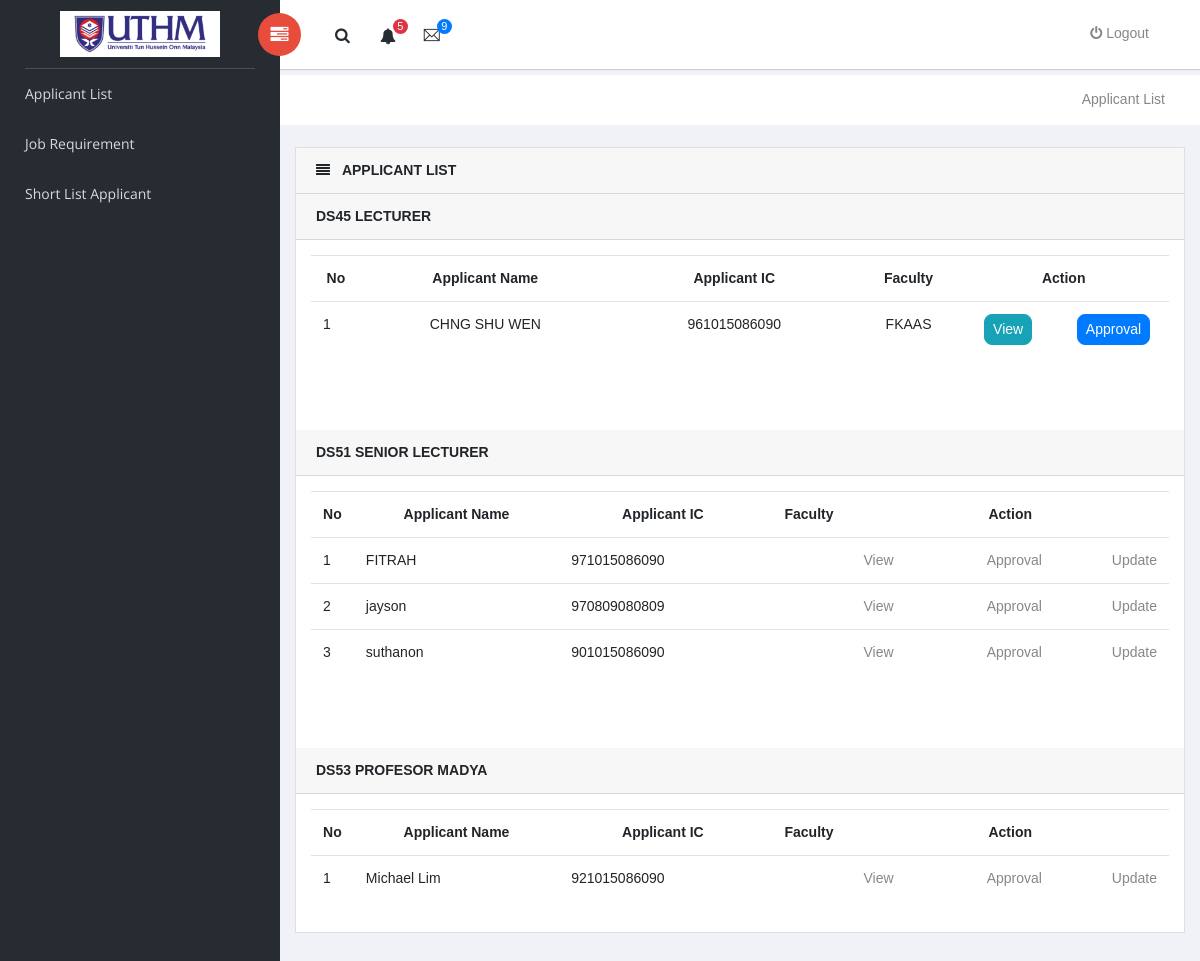
The page /dropdown/appList.php (signed in) on the database its author committed.
### tables this page shows
CREATE TABLE `position` (
  `Choose_Position_Id` int(2) NOT NULL,
  `user_Ic` char(13) NOT NULL,
  `faculty` varchar(50) NOT NULL,
  `app_post1` varchar(50) NOT NULL,
  `Position_checklist` int(2) NOT NULL DEFAULT '0',
  `Created_date` timestamp NOT NULL DEFAULT CURRENT_TIMESTAMP,
  `Modified_date` timestamp NOT NULL DEFAULT CURRENT_TIMESTAMP ON UPDATE CURRENT_TIMESTAMP
);

CREATE TABLE `applicant` (
  `Applicant_Id` int(2) NOT NULL,
  `user_Ic` char(13) NOT NULL,
  `Applicant_Name` varchar(50) NOT NULL,
  `Applicant_Add` varchar(100) NOT NULL,
  `Applicant_Email` varchar(50) NOT NULL,
  `Applicant_NoTel` int(11) NOT NULL,
  `Applicant_Age` int(2) NOT NULL,
  `Applicant_gender` varchar(10) NOT NULL,
  `Applicant_DOB` date NOT NULL,
  `Applicant_POB` varchar(50) NOT NULL,
  `Applicant_Citizen` varchar(50) NOT NULL,
  `Applicant_Religion` varchar(50) NOT NULL,
  `Applicant_Nation` varchar(50) NOT NULL,
  `Applicant_MaritalStatus` varchar(50) NOT NULL,
  `Applicant_Height` float NOT NULL,
  `Applicant_Weight` float NOT NULL,
  `Applicant_NoHP` int(11) NOT NULL,
  `Applicant_VLC` varchar(10) NOT NULL,
  `Mom_Name` varchar(50) NOT NULL,
  `Mom_Ic` char(13) NOT NULL,
  `Dad_Name` varchar(50) NOT NULL,
  `Dad_Ic` char(13) NOT NULL,
  `Spouse_name` varchar(50) NOT NULL,
  `Applicant_checklist` int(2) NOT NULL DEFAULT '0',
  `Created_date` timestamp NOT NULL DEFAULT CURRENT_TIMESTAMP,
  `Modified_date` timestamp NOT NULL DEFAULT CURRENT_TIMESTAMP ON UPDATE CURRENT_TIMESTAMP
);

### dropdown/appList.php (the view, shortened to what this page needs)
<?php
$db = db_connect();
?>
<!doctype html>
<html class="no-js" lang="en">
<head>
    <link rel="stylesheet" href="vendors/bootstrap/dist/css/bootstrap.min.css">
    <link rel="stylesheet" href="vendors/font-awesome/css/font-awesome.min.css">
    <link rel="stylesheet" href="vendors/themify-icons/css/themify-icons.css">
    <link rel="stylesheet" href="vendors/flag-icon-css/css/flag-icon.min.css">
    <link rel="stylesheet" href="vendors/selectFX/css/cs-skin-elastic.css">
    <link rel="stylesheet" href="vendors/jqvmap/dist/jqvmap.min.css">
    <link rel="stylesheet" href="assets/css/style.css">
</head>
<body>
    <aside id="left-panel" class="left-panel">
        <nav class="navbar navbar-expand-sm navbar-default">
            <div class="navbar-header">
                  <a class="navbar-brand" href="officer.php"><img src="images/images/uthm.jpeg" alt="Logo"></a>
            </div>
            <div id="main-menu" class="main-menu collapse navbar-collapse">
                <ul class="nav navbar-nav">
                    <li class="active">
                        <a href="appList.php"> </i>Applicant List </a>
                    </li>
					 <li class="active">
                        <a href="JobRequirement.php"> </i>Job Requirement</a>
                    </li>
					  <li class="active">
                        <a href="shortlist.php"> </i>Short List Applicant </a>
                    </li>
                </ul>
            </div>
        </nav>
    </aside>
    <div id="right-panel" class="right-panel">
        <header id="header" class="header">
            <div class="header-menu">
                <div class="col-sm-7">
                    <a id="menuToggle" class="menutoggle pull-left"><i class="fa fa fa-tasks"></i></a>
                    <div class="header-left">
                        <button class="search-trigger"><i class="fa fa-search"></i></button>
                        <div class="dropdown for-notification">
                            <button class="btn btn-secondary dropdown-toggle" type="button" id="notification" data-toggle="dropdown" aria-haspopup="true" aria-expanded="false">
                                <i class="fa fa-bell"></i>
                                <span class="count bg-danger">5</span>
                            </button>
                        </div>
                        <div class="dropdown for-message">
                            <button class="btn btn-secondary dropdown-toggle" type="button"
                                id="message"
                                data-toggle="dropdown" aria-haspopup="true" aria-expanded="false">
                                <i class="ti-email"></i>
                                <span class="count bg-primary">9</span>
                            </button>
                        </div>
                    </div>
                </div>
                   <div class="col-sm-5">
                    <div class="user-area dropdown float-right">
                        <a href="#" class="dropdown-toggle" data-toggle="dropdown" aria-haspopup="true" aria-expanded="false">
                           <a class="nav-link" href="logout.php"><i class="fa fa-power-off"></i> Logout</a>
                        </a>
                    </div>
                </div>
            </div>
        </header>
       <div class="breadcrumbs">
            <div class="col-sm-12">
                <div class="page-header float-right">
                    <div class="page-title">
                        <ol class="breadcrumb text-right">
                            <li><a href="#">Applicant List</a></li>
                        </ol>
                    </div>
                </div>
            </div>
        </div>
    <form class="form-inline"  method="post" enctype="multipart/form-data" >
         <div class="content mt-3">
            <div class="animated">
                <div class="card">
                    <div class="card-header">
                        <i class="mr-2 fa fa-align-justify"></i>
                        <strong class="card-title" style="font-size:px;"> APPLICANT LIST</strong>
                    </div>
					<div class="card-header">
                        <strong class="card-title" style="font-size:px;"> DS45 LECTURER</strong>
                    </div>
                    <div class="card-body">
                                <table class="table">
                                    <tbody>
										<tr >
										  <th scope="col" ><label for="no">No</label></th>
										  <th scope="col" ><label for="Applicant_Name">Applicant Name</label></th>
										  <th scope="col" ><label for="user_Ic">Applicant IC</label></th>
										  <th scope="col" ><label for="faculty">Faculty</label></th>
										  <th colspan="3" scope="col" ><label for="action">Action</label></th>
										</tr>
										<?php
								$qlist = "SELECT * FROM position LEFT JOIN applicant ON position.user_Ic = applicant.user_Ic;";
								$reslist = $db->query($qlist);
							    $count=0;
								 while($rowlist = $reslist->fetch_assoc()) {
												if ($rowlist['app_post1'] == 'DS45 LECTURER'){
										       $count++;
										   echo "<tr>";
												echo"<td style='width:5%'>" .$count."</td>";
												echo"<td style='width:25%' align='center'>" .$rowlist['Applicant_Name']." </td>";
												echo"<td style='width:25%' align='center'>" .$rowlist['user_Ic']."</td>";
												echo"<td style='width:10%' align='center'>" .$rowlist['faculty']."</td>";
												echo"<td style='width:10%' align='center'><a style='border-radius: 8px;' class='btn btn-info btn-sm' href ='viewlistOff.php?user_Ic=$rowlist[user_Ic]'>View</a></td>";
												echo"<td style='width:10%' align='center'><a style='border-radius: 8px;' class='btn btn-primary btn-sm' href ='officerdecision.php?Applicant_Name=$rowlist[Applicant_Name] & user_Ic=$rowlist[user_Ic] '>Approval</a></td>";
												echo "</tr>";
										   }
								 }
										?>
                                    </tbody>
                                </table>
                            </div>
							<br/>
					<br/>
					<div class="card-header">
                        <strong class="card-title" style="font-size:px;"> DS51 SENIOR LECTURER</strong>
                    </div>
                    <div class="card-body">
                                <table class="table">
                                    <tbody>
										<tr >
										  <th scope="col" ><label for="no">No</label></th>
										  <th scope="col" ><label for="Applicant_Name">Applicant Name</label></th>
										  <th scope="col" ><label for="user_Ic">Applicant IC</label></th>
										   <th scope="col" ><label for="faculty">Faculty</label></th>
										  <th colspan="3" scope="col" ><label for="action">Action</label></th>
										</tr>
									<?php
								$qlist = "SELECT * FROM position LEFT JOIN applicant ON position.user_Ic = applicant.user_Ic;";
								$reslist = $db->query($qlist);
							$count=0;
								 while($rowlist = $reslist->fetch_assoc()) {
												if ($rowlist['app_post1'] == 'DS51 SENIOR LECTURER'){
										       $count++;
										   echo "<tr>";
												echo"<td style='width:5%'>" .$count."</td>";
												echo"<td style='width:25%'>" .$rowlist['Applicant_Name']." </td>";
												echo"<td style='width:25%'>" .$rowlist['user_Ic']."</td>";
												echo"<td style='width:10%'>" .$rowlist['Faculty']."</td>";
												echo"<td style='width:15%'><a href ='viewlistOff.php?user_Ic=$rowlist[user_Ic]'>View</a></td>";
												echo"<td style='width:15%'><a href ='officerdecision.php?Applicant_Name=$rowlist[Applicant_Name] & user_Ic=$rowlist[user_Ic] '>Approval</a></td>";
												echo"<td style='width:15%'><a href ='updatedecision.php?Applicant_Name=$rowlist[Applicant_Name] & user_Ic=$rowlist[user_Ic] '>Update</a></td>";
												echo "</tr>";
										   }
								 }
										?>
											</tbody>
										</table>
						</div>
					<br/>
					<br/>
					<div class="card-header">
                        <strong class="card-title" style="font-size:px;"> DS53 PROFESOR MADYA</strong>
                    </div>
                    <div class="card-body">
                                <table class="table">
                                    <tbody>
								<tr >
								  <th scope="col" ><label for="no">No</label></th>
								  <th scope="col" ><label for="Applicant_Name">Applicant Name</label></th>
								  <th scope="col" ><label for="user_Ic">Applicant IC</label></th>
								   <th scope="col" ><label for="faculty">Faculty</label></th>
								  <th colspan="3" scope="col" ><label for="action">Action</label></th>
								</tr>
								<?php
								$qlist = "SELECT * FROM position LEFT JOIN applicant ON position.user_Ic = applicant.user_Ic;";
								$reslist = $db->query($qlist);
							$count=0;
								 while($rowlist = $reslist->fetch_assoc()) {
												if ($rowlist['app_post1'] == 'DS53 PROFESOR MADYA'){
										       $count++;
										   echo "<tr>";
												echo"<td style='width:5%'>" .$count."</td>";
												echo"<td style='width:25%'>" .$rowlist['Applicant_Name']." </td>";
												echo"<td style='width:25%'>" .$rowlist['user_Ic']."</td>";
												echo"<td style='width:10%'>" .$rowlist['Faculty']."</td>";
												echo"<td style='width:15%'><a href ='viewlistOff.php?user_Ic=$rowlist[user_Ic]'>View</a></td>";
												echo"<td style='width:15%'><a href ='officerdecision.php?Applicant_Name=$rowlist[Applicant_Name] & user_Ic=$rowlist[user_Ic] '>Approval</a></td>";
												echo"<td style='width:15%'><a href ='updatedecision.php?Applicant_Name=$rowlist[Applicant_Name] & user_Ic=$rowlist[user_Ic] '>Update</a></td>";
												echo "</tr>";
										   }
								 }
										?>
                                    </tbody>
                                </table>
                    </div>
                </div>
            </div>
        </div>
   </form>
   <br>
   </div>
</body>
</html>

### dropdown/appList.php (style rules this page uses)
body { margin: 0; font-family: Arial, Helvetica, sans-serif; font-size:14px; }

### rows shown on the page
position: applicant.Applicant_Name "CHNG SHU WEN", applicant.user_Ic "961015086090", faculty "FKAAS"
position: applicant.Applicant_Name "FITRAH", applicant.user_Ic "971015086090"
position: applicant.Applicant_Name "jayson", applicant.user_Ic "970809080809"
position: applicant.Applicant_Name "suthanon", applicant.user_Ic "901015086090"
position: applicant.Applicant_Name "Michael Lim", applicant.user_Ic "921015086090"
